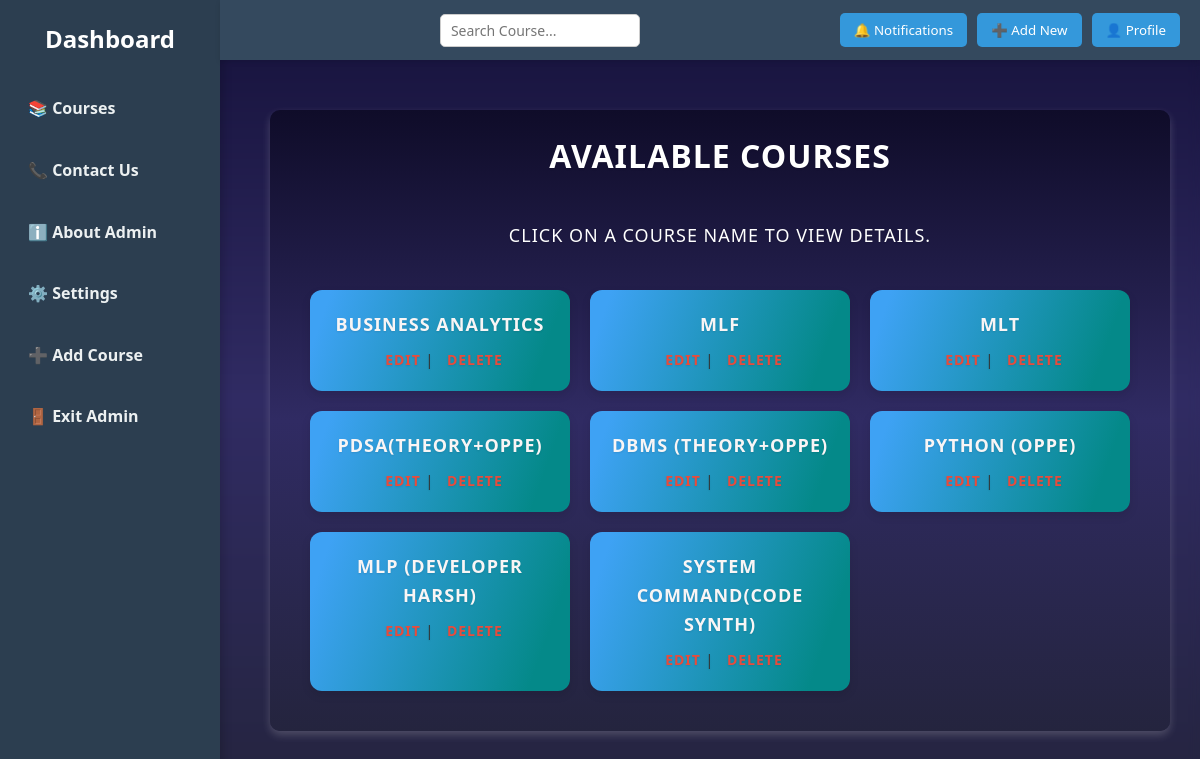
/dashboard (signed in), run on the app's committed database.
### tables this page shows
CREATE TABLE courses (
            id INTEGER PRIMARY KEY AUTOINCREMENT,
            name TEXT NOT NULL
        );

### app.py (the view)
@app.route('/dashboard', methods=['GET', 'POST'])
def course_view():
    conn = sqlite3.connect('database.db')
    c = conn.cursor()
    c.execute('SELECT * FROM courses')
    courses = c.fetchall()
    conn.close()
    admin_mode = session.get('admin_mode', False)
    return render_template('course_view.html', courses=courses, admin_mode=admin_mode)

### templates/course_view.html (shortened to what this page needs)
<!DOCTYPE html>
<html lang="en">
<head>
    <link rel="stylesheet" href="{{ url_for('static', filename='style.css') }}">
</head>
<body>
    <div class="sidebar">
        <h2>Dashboard</h2>
        <a href="{{ url_for('course_view') }}">📚 Courses</a>
        <a href="#">📞 Contact Us</a>
        <a href="#">ℹ️ About Admin</a>
        <a href="#">⚙️ Settings</a>
        {% if not session['admin_mode'] %}
            <form class="admin-login-form" action="{{ url_for('admin_login') }}" method="post">
                <input class="password-input" type="password" name="password" placeholder="Admin Password" required>
                <button class="btn login-btn" type="submit">Login</button>
            </form>
        {% else %}
            <a href="{{ url_for('admin_add_course') }}">➕ Add Course</a>
            <a href="{{ url_for('admin_logout') }}">🚪 Exit Admin</a>
        {% endif %}
    </div>
    <div class="navbar">
        <input type="text" id="globalSearch" class="global-search" placeholder="Search Course...">
        <div class="navbar-buttons">
            <button class="nav-btn">🔔 Notifications</button>
            <button class="nav-btn">➕ Add New</button>
            <button class="nav-btn">👤 Profile</button>
        </div>
    </div>
    <div class="main-content">
        <div class="container">
            <h1 class="page-title" style="color: white;">Available Courses</h1>
            <p class="page-description" style="color: white;">Click on a course name to view details.</p>
            {% if courses %}
            <div class="course-grid" id="courseList">
                {% for course in courses %}
                    <div class="course-card">
                        <a class="course-link" style="color: rgb(249, 245, 245);" href="{{ url_for('course_detail', course_id=course[0]) }}">{{ course[1] }}</a>
                        {% if session['admin_mode'] %}
                            <div class="admin-actions">
                                <a class="edit-link" href="{{ url_for('admin_edit_course', course_id=course[0]) }}">Edit</a>
                                |
                                <a class="delete-link" href="{{ url_for('admin_delete_course', course_id=course[0]) }}">Delete</a>
                            </div>
                        {% endif %}
                    </div>
                {% endfor %}
            </div>
            {% else %}
                <p class="no-courses">No courses available.</p>
            {% endif %}
        </div>
    </div>
</body>
</html>

### templates/course_view.html (style rules this page uses)
body { margin: 0; font-family: 'Segoe UI', sans-serif; background: linear-gradient(to bottom, #15113a, #302b63, #24243e); color color: rgb(255, 255, 255); }
.container { background: linear-gradient(to bottom, #0f0c29, #302b63, #24243e); padding: 20px; border-radius: 10px; box-shadow: 0 4px 8px rgba(243, 239, 239, 0.2); margin: 20px auto; border: none; }
.course-card { background-image: linear-gradient(109.6deg, rgb(62, 162, 244) 7.3%, rgba(4,137,137,1) 86.7%); }

### data on the page
courses: name "BUSINESS ANALYTICS"
courses: name "MLF"
courses: name "MLT"
courses: name "PDSA(THEORY+OPPE)"
courses: name "DBMS (THEORY+OPPE)"
courses: name "PYTHON (OPPE)"
courses: name "MLP (DEVELOPER HARSH)"
courses: name "SYSTEM COMMAND(CODE SYNTH)"
